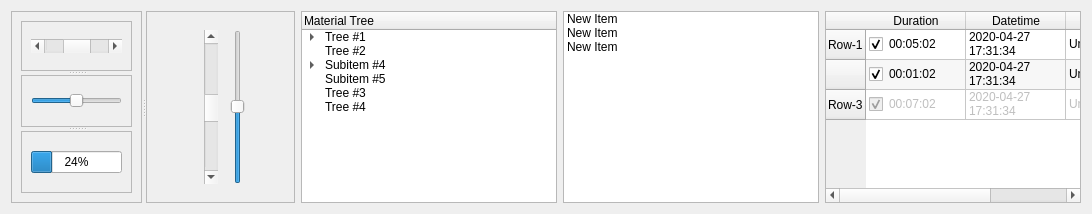
          <widget class="QWidget" name="tab_3">
           <attribute name="title">
            <string>Widgets</string>
           </attribute>
           <layout class="QGridLayout" name="gridLayout_6">
            <item row="0" column="0">
             <widget class="QSplitter" name="splitter">
              <property name="orientation">
               <enum>Qt::Horizontal</enum>
              </property>
              <widget class="QFrame" name="frame">
               <property name="frameShape">
                <enum>QFrame::StyledPanel</enum>
               </property>
               <property name="frameShadow">
                <enum>QFrame::Raised</enum>
               </property>
               <layout class="QGridLayout" name="gridLayout_5">
                <item row="0" column="0">
                 <widget class="QSplitter" name="splitter_3">
                  <property name="orientation">
                   <enum>Qt::Vertical</enum>
                  </property>
                  <widget class="QFrame" name="frame_3">
                   <property name="frameShape">
                    <enum>QFrame::StyledPanel</enum>
                   </property>
                   <property name="frameShadow">
                    <enum>QFrame::Raised</enum>
                   </property>
                   <layout class="QGridLayout" name="gridLayout_12">
                    <item row="0" column="0">
                     <widget class="QScrollBar" name="horizontalScrollBar_2">
                      <property name="value">
                       <number>50</number>
                      </property>
                      <property name="orientation">
                       <enum>Qt::Horizontal</enum>
                      </property>
                     </widget>
                    </item>
                   </layout>
                  </widget>
                  <widget class="QFrame" name="frame_4">
                   <property name="frameShape">
                    <enum>QFrame::StyledPanel</enum>
                   </property>
                   <property name="frameShadow">
                    <enum>QFrame::Raised</enum>
                   </property>
                   <layout class="QGridLayout" name="gridLayout_15">
                    <item row="0" column="0">
                     <widget class="QSlider" name="horizontalSlider_2">
                      <property name="value">
                       <number>50</number>
                      </property>
                      <property name="orientation">
                       <enum>Qt::Horizontal</enum>
                      </property>
                     </widget>
                    </item>
                   </layout>
                  </widget>
                  <widget class="QFrame" name="frame_5">
                   <property name="frameShape">
                    <enum>QFrame::StyledPanel</enum>
                   </property>
                   <property name="frameShadow">
                    <enum>QFrame::Raised</enum>
                   </property>
                   <layout class="QGridLayout" name="gridLayout_19">
                    <item row="0" column="0">
                     <widget class="QProgressBar" name="progressBar_2">
                      <property name="value">
                       <number>24</number>
                      </property>
                     </widget>
                    </item>
                   </layout>
                  </widget>
                 </widget>
                </item>
               </layout>
              </widget>
              <widget class="QFrame" name="frame_2">
               <property name="frameShape">
                <enum>QFrame::StyledPanel</enum>
               </property>
               <property name="frameShadow">
                <enum>QFrame::Raised</enum>
               </property>
               <layout class="QGridLayout" name="gridLayout_13">
                <item row="0" column="0">
                 <widget class="QStackedWidget" name="stackedWidget">
                  <property name="currentIndex">
                   <number>0</number>
                  </property>
                  <widget class="QWidget" name="page_5">
                   <layout class="QGridLayout" name="gridLayout_18">
                    <item row="0" column="0">
                     <spacer name="horizontalSpacer">
                      <property name="orientation">
                       <enum>Qt::Horizontal</enum>
                      </property>
                      <property name="sizeHint" stdset="0">
                       <size>
                        <width>40</width>
                        <height>20</height>
                       </size>
                      </property>
                     </spacer>
                    </item>
                    <item row="0" column="1">
                     <widget class="QScrollBar" name="verticalScrollBar_2">
                      <property name="value">
                       <number>50</number>
                      </property>
                      <property name="orientation">
                       <enum>Qt::Vertical</enum>
                      </property>
                     </widget>
                    </item>
                    <item row="0" column="2">
                     <spacer name="horizontalSpacer_3">
                      <property name="orientation">
                       <enum>Qt::Horizontal</enum>
                      </property>
                      <property name="sizeHint" stdset="0">
                       <size>
                        <width>8</width>
                        <height>108</height>
                       </size>
                      </property>
                     </spacer>
                    </item>
                    <item row="0" column="3">
                     <widget class="QSlider" name="verticalSlider_2">
                      <property name="value">
                       <number>50</number>
                      </property>
                      <property name="orientation">
                       <enum>Qt::Vertical</enum>
                      </property>
                     </widget>
                    </item>
                    <item row="0" column="4">
                     <spacer name="horizontalSpacer_2">
                      <property name="orientation">
                       <enum>Qt::Horizontal</enum>
                      </property>
                      <property name="sizeHint" stdset="0">
                       <size>
                        <width>32</width>
                        <height>20</height>
                       </size>
                      </property>
                     </spacer>
                    </item>
                   </layout>
                  </widget>
                  <widget class="QWidget" name="page_6"/>
                 </widget>
                </item>
               </layout>
              </widget>
             </widget>
            </item>
            <item row="0" column="2">
             <widget class="QListWidget" name="listWidget_2">
              <property name="selectionBehavior">
               <enum>QAbstractItemView::SelectRows</enum>
              </property>
              <property name="iconSize">
               <size>
                <width>64</width>
                <height>64</height>
               </size>
              </property>
              <property name="verticalScrollMode">
               <enum>QAbstractItemView::ScrollPerPixel</enum>
              </property>
              <property name="movement">
               <enum>QListView::Static</enum>
              </property>
              <property name="flow">
               <enum>QListView::TopToBottom</enum>
              </property>
              <property name="isWrapping" stdset="0">
               <bool>false</bool>
              </property>
              <property name="resizeMode">
               <enum>QListView::Fixed</enum>
              </property>
              <property name="layoutMode">
               <enum>QListView::Batched</enum>
              </property>
              <property name="spacing">
               <number>15</number>
              </property>
              <property name="viewMode">
               <enum>QListView::ListMode</enum>
              </property>
              <property name="selectionRectVisible">
               <bool>false</bool>
              </property>
              <property name="sortingEnabled">
               <bool>true</bool>
              </property>
              <item>
               <property name="text">
                <string>New Item</string>
               </property>
              </item>
              <item>
               <property name="text">
                <string>New Item</string>
               </property>
              </item>
              <item>
               <property name="text">
                <string>New Item</string>
               </property>
              </item>
             </widget>
            </item>
            <item row="0" column="1">
             <widget class="QTreeWidget" name="treeWidget">
              <column>
               <property name="text">
                <string>Material Tree</string>
               </property>
              </column>
              <item>
               <property name="text">
                <string>Tree #1</string>
               </property>
               <item>
                <property name="text">
                 <string>Subitem #1</string>
                </property>
               </item>
               <item>
                <property name="text">
                 <string>Subitem #2</string>
                </property>
                <item>
                 <property name="text">
                  <string>New Subitem</string>
                 </property>
                </item>
                <item>
                 <property name="text">
                  <string>New Item</string>
                 </property>
                </item>
               </item>
              </item>
              <item>
               <property name="text">
                <string>Tree #2</string>
               </property>
              </item>
              <item>
               <property name="text">
                <string>Subitem #4</string>
               </property>
               <item>
                <property name="text">
                 <string>Subitem #41</string>
                </property>
               </item>
               <item>
                <property name="text">
                 <string>Subitem #42</string>
                </property>
               </item>
              </item>
              <item>
               <property name="text">
                <string>Subitem #5</string>
               </property>
              </item>
              <item>
               <property name="text">
                <string>Tree #3</string>
               </property>
              </item>
              <item>
               <property name="text">
                <string>Tree #4</string>
               </property>
              </item>
             </widget>
            </item>
            <item row="0" column="3">
             <widget class="QTableWidget" name="tableWidget">
              <property name="alternatingRowColors">
               <bool>true</bool>
              </property>
              <attribute name="horizontalHeaderStretchLastSection">
               <bool>true</bool>
              </attribute>
              <row>
               <property name="text">
                <string>Row-1</string>
               </property>
              </row>
              <row>
               <property name="text">
                <string/>
               </property>
               <property name="icon">
                <iconset theme="media-playback-start">
                 <normaloff>../../../../../../.designer/backup</normaloff>../../../../../../.designer/backup</iconset>
               </property>
              </row>
              <row>
               <property name="text">
                <string>Row-3</string>
               </property>
              </row>
              <column>
               <property name="text">
                <string>Duration</string>
               </property>
              </column>
              <column>
               <property name="text">
                <string>Datetime</string>
               </property>
              </column>
              <column>
               <property name="text">
                <string>Name</string>
               </property>
              </column>
              <item row="0" column="0">
               <property name="text">
                <string>00:05:02</string>
               </property>
               <property name="checkState">
                <enum>Checked</enum>
               </property>
              </item>
              <item row="0" column="1">
               <property name="text">
                <string>2020-04-27 17:31:34</string>
               </property>
              </item>
              <item row="0" column="2">
               <property name="text">
                <string>Unamed-1</string>
               </property>
              </item>
              <item row="1" column="0">
               <property name="text">
                <string>00:01:02</string>
               </property>
               <property name="checkState">
                <enum>Checked</enum>
               </property>
              </item>
              <item row="1" column="1">
               <property name="text">
                <string>2020-04-27 17:31:34</string>
               </property>
              </item>
              <item row="1" column="2">
               <property name="text">
                <string>Unamed-2</string>
               </property>
              </item>
              <item row="2" column="0">
               <property name="text">
                <string>00:07:02</string>
               </property>
               <property name="checkState">
                <enum>Checked</enum>
               </property>
               <property name="flags">
                <set>ItemIsSelectable|ItemIsEditable|ItemIsDragEnabled|ItemIsDropEnabled|ItemIsUserCheckable</set>
               </property>
              </item>
              <item row="2" column="1">
               <property name="text">
                <string>2020-04-27 17:31:34</string>
               </property>
               <property name="flags">
                <set>ItemIsSelectable|ItemIsEditable|ItemIsDragEnabled|ItemIsDropEnabled|ItemIsUserCheckable</set>
               </property>
              </item>
              <item row="2" column="2">
               <property name="text">
                <string>Unamed-3</string>
               </property>
               <property name="flags">
                <set>ItemIsSelectable|ItemIsEditable|ItemIsDragEnabled|ItemIsDropEnabled|ItemIsUserCheckable</set>
               </property>
              </item>
             </widget>
            </item>
           </layout>
          </widget>
